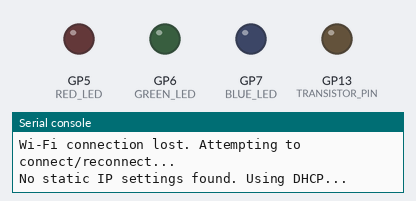
Recording of a program running on a simulated Raspberry Pi Pico running CircuitPython. On the bench: output pins drawn as LEDs (lit = HIGH), the last lines printed to the serial console. WiFi joins after 1.5 s; one TCP client connects 1 s after the port opens and stays connected; files that are not in the repository are absent.

Above: at 0.7 s.
At 6.0 s:
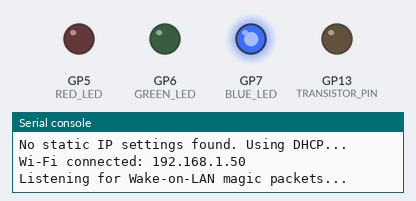
Timing chart, 0 to 15.1 s (numbered marks = the images above):
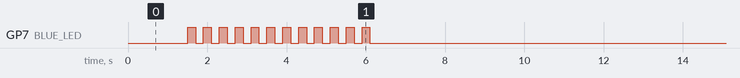

Measured:
- by itself, GP7 (BLUE_LED): repeats every 11.6 s: HIGH 0.20 s, LOW 11.0 s, HIGH 0.20 s, LOW 0.20 s

The program:

code_v2_telnet-ro.py
```python
import board
import digitalio
import time
import wifi
import socketpool
import os
import microcontroller
import ipaddress
import asyncio
import busio

# Define GPIO pins
TRANSISTOR_PIN = digitalio.DigitalInOut(board.GP13)  # GPIO pin to control the transistor (Base)
TRANSISTOR_PIN.direction = digitalio.Direction.OUTPUT

DEVICE_STATE_PIN = digitalio.DigitalInOut(board.GP14)  # GPIO pin to detect external device state
DEVICE_STATE_PIN.direction = digitalio.Direction.INPUT

# LED pins
RED_LED = digitalio.DigitalInOut(board.GP5)  # Red LED
RED_LED.direction = digitalio.Direction.OUTPUT

GREEN_LED = digitalio.DigitalInOut(board.GP6)  # Green LED
GREEN_LED.direction = digitalio.Direction.OUTPUT

BLUE_LED = digitalio.DigitalInOut(board.GP7)  # Blue LED
BLUE_LED.direction = digitalio.Direction.OUTPUT

# UART for console
uart = busio.UART(board.GP0, board.GP1, baudrate=115200)

# Function to read settings from settings.ini
def read_settings():
    # Default values for all settings
    default_settings = {
        "TARGET_MAC": "00:00:00:00:00:00",
        "WIFI_SSID": "your-fallback-wifi-ssid",
        "WIFI_PASSWORD": "your-fallback-wifi-password",
        "STATIC_IP": "",
        "STATIC_SUBNET_MASK": "",
        "STATIC_GATEWAY": "",
        "STATIC_DNS": "",
        "WIFI_FREQ_CHECK": "10",
        "WIFI_FAILED_ATTEMPTS": "10",
    }

    settings = default_settings.copy()  # Start with default values

    try:
        with open("settings.ini", "r") as file:
            for line in file:
                line = line.strip()
                # Skip empty lines and comments (lines starting with #)
                if line and not line.startswith("#"):
                    # Split the line into key and value using the first "="
                    if "=" in line:
                        key, value = line.split("=", 1)  # Split on the first "="
                        key = key.strip()
                        value = value.strip()
                        # Update the setting if the key exists in defaults
                        if key in settings:
                            settings[key] = value
    except Exception as e:
        print("Error reading settings.ini:", e)
        # If there's an error, fall back to default values for all settings

    return settings

# Read settings from settings.ini
settings = read_settings()

# Convert TARGET_MAC from string to bytes
TARGET_MAC = bytes.fromhex(settings["TARGET_MAC"].replace(":", ""))

# Wi-Fi credentials
WIFI_SSID = settings["WIFI_SSID"]
WIFI_PASSWORD = settings["WIFI_PASSWORD"]

# Static IP settings (optional)
STATIC_IP = settings["STATIC_IP"]
STATIC_SUBNET_MASK = settings["STATIC_SUBNET_MASK"]
STATIC_GATEWAY = settings["STATIC_GATEWAY"]
STATIC_DNS = settings["STATIC_DNS"]

# WIFI_FREQ_CHECK (socket timeout) and WIFI_FAILED_ATTEMPTS
WIFI_FREQ_CHECK = int(settings["WIFI_FREQ_CHECK"])  # Default to 10 if not defined
WIFI_FAILED_ATTEMPTS = int(settings["WIFI_FAILED_ATTEMPTS"])  # Default to 10 if not defined

# Telnet server settings
TELNET_HOST = "0.0.0.0"  # Listen on all interfaces
TELNET_PORT = 23         # Telnet default port

# Counter for failed Wi-Fi connection attempts
wifi_failed_attempts = 0

# Function to configure Wi-Fi with static IP or DHCP
def configure_wifi():
    if STATIC_IP and STATIC_SUBNET_MASK and STATIC_GATEWAY:
        try:
            # Convert strings to ipaddress objects
            ip = ipaddress.IPv4Address(STATIC_IP)
            subnet_mask = ipaddress.IPv4Address(STATIC_SUBNET_MASK)
            gateway = ipaddress.IPv4Address(STATIC_GATEWAY)
            dns = ipaddress.IPv4Address(STATIC_DNS) if STATIC_DNS else None

            # Configure static IP
            wifi.radio.set_ipv4_address(ipv4=ip, netmask=subnet_mask, gateway=gateway, ipv4_dns=dns)
            print("Configured static IP:", ip)
        except Exception as e:
            print("Error configuring static IP:", e)
            print("Falling back to DHCP...")
    else:
        print("No static IP settings found. Using DHCP...")

# Function to blink an LED
def blink_led(led, times=1, delay=0.2):
    for _ in range(times):
        led.value = True
        time.sleep(delay)
        led.value = False
        time.sleep(delay)

# Function to simulate pressing the power button
def press_power_button(duration=0.5):
    GREEN_LED.value = True  # Turn on the green LED
    TRANSISTOR_PIN.value = True  # Turn on the transistor (simulate button press)
    time.sleep(duration)  # Hold the button for the specified duration
    TRANSISTOR_PIN.value = False  # Turn off the transistor (simulate button release)
    GREEN_LED.value = False  # Turn off the green LED

# Function to check if the external device is ON
def is_device_on():
    return DEVICE_STATE_PIN.value  # Returns True if 3.3V is detected

# Function to check if the received packet is a valid WoL magic packet
def is_wol_magic_packet(packet, target_mac):
    # WoL magic packet format: 6 bytes of 0xFF followed by 16 repetitions of the target MAC address
    if len(packet) != 102:
        return False
    if packet[:6] != b"\xFF\xFF\xFF\xFF\xFF\xFF":
        return False
    for i in range(16):
        if packet[6 + i * 6:12 + i * 6] != target_mac:
            return False
    return True

# Unified function to handle Wi-Fi connection and reconnection
def manage_wifi_connection():
    global wifi_failed_attempts  # Access the global counter

    if not wifi.radio.connected:
        print("Wi-Fi connection lost. Attempting to connect/reconnect...")
        try:
            # Configure Wi-Fi (static IP or DHCP)
            configure_wifi()

            # Connect to Wi-Fi
            wifi.radio.connect(WIFI_SSID, WIFI_PASSWORD)
            print("Wi-Fi connected:", wifi.radio.ipv4_address)
            blink_led(BLUE_LED, times=10)  # Blink blue LED twice on successful connection
            wifi_failed_attempts = 0  # Reset the counter on successful connection
            return True
        except Exception as e:
            print("Failed to connect to Wi-Fi:", e)
            blink_led(RED_LED, times=2)  # Blink red LED twice on connection failure
            wifi_failed_attempts += 1  # Increment the failed attempts counter
            if wifi_failed_attempts >= WIFI_FAILED_ATTEMPTS:
                print("Too many failed attempts. Rebooting device...")
                blink_led(RED_LED, times=10)
                microcontroller.reset()  # Reboot the device
            return False
    else:
        blink_led(BLUE_LED, times=2)  # Blink blue LED twice if still connected
        return True

async def listen_for_wol():
    pool = socketpool.SocketPool(wifi.radio)
    sock = pool.socket(pool.AF_INET, pool.SOCK_DGRAM)
    sock.bind(("0.0.0.0", 9))  # Listen on port 9 (default WoL port)

    print("Listening for Wake-on-LAN magic packets...")

    while True:
        try:
            buffer = bytearray(1024)

            # Set a short timeout (e.g., 1 second) and use try-except to avoid blocking
            sock.setblocking(False)

            try:
                num_bytes, addr = sock.recvfrom_into(buffer)
                packet = buffer[:num_bytes]

                if is_wol_magic_packet(packet, TARGET_MAC):
                    print("Received WoL magic packet for target MAC:", TARGET_MAC)
                    if not is_device_on():
                        print("Device is OFF. Pressing power button...")
                        press_power_button()
                    else:
                        print("Device is already ON. Ignoring WoL packet.")
            except OSError:
                # No data received, so just continue
                pass

        except Exception as e:
            print("Error receiving WoL packet:", e)

        # Yield control to other tasks
        await asyncio.sleep(1)

async def manage_wifi_connection_async():
    while True:
        # Instead of calling a blocking function, perform steps in async manner
        if not wifi.radio.connected:
            print("Wi-Fi connection lost. Attempting to reconnect...")
            try:
                configure_wifi()  # Static IP or DHCP (not blocking)

                # Use asyncio.sleep to yield control
                await asyncio.sleep(1)

                wifi.radio.connect(WIFI_SSID, WIFI_PASSWORD)  # This might still block, but will at least delay retries
                print("Wi-Fi connected:", wifi.radio.ipv4_address)
                blink_led(BLUE_LED, times=2)
            except Exception as e:
                print("Failed to connect to Wi-Fi:", e)
                blink_led(RED_LED, times=2)
                await asyncio.sleep(1)  # Wait before retrying

        blink_led(BLUE_LED, times=2)
        await asyncio.sleep(WIFI_FREQ_CHECK)  # Keep checking periodically

async def handle_telnet_client(client_sock):
    """
    Handles Telnet communication asynchronously in CircuitPython.
    """
    try:
        print(f"Client connected: {client_sock}")
        client_sock.send(b"Welcome to the Pico W UART bridge!\r\n")

        while True:
            data = uart.read(32)  # read up to 32 bytes

            if data is not None:
                RED_LED.value = True
                data_string = ''.join([chr(b) for b in data])
                client_sock.send(data_string)
                RED_LED.value = False
            else:
                # Yield control to other tasks
                await asyncio.sleep(0.1)

    except Exception as e:
        print(f"Error: {e}")

    print("Closing connection")
    client_sock.close()

async def start_telnet_server():
    pool = socketpool.SocketPool(wifi.radio)
    print("Starting Telnet server on port 23...")
    server_sock = pool.socket(pool.AF_INET, pool.SOCK_STREAM)
    server_sock.bind(("0.0.0.0", 23))
    server_sock.listen(5)
    server_sock.setblocking(False)  # Non-blocking socket

    while True:
        try:
            client_sock, addr = server_sock.accept()
            print(f"Connection from {addr}")
            asyncio.create_task(handle_telnet_client(client_sock))
        except Exception:
            await asyncio.sleep(0.1)  # Prevent CPU overload

# Main program
if __name__ == "__main__":
    while True:
        if manage_wifi_connection():  # Initial Wi-Fi connection
            loop = asyncio.get_event_loop()
            loop.create_task(listen_for_wol())
            loop.create_task(manage_wifi_connection_async())
            loop.create_task(start_telnet_server())
            loop.run_forever()
        else:
            print("Raspberry Pi Pico W is unable to connected to Wi-Fi")
            microcontroller.reset()
```
